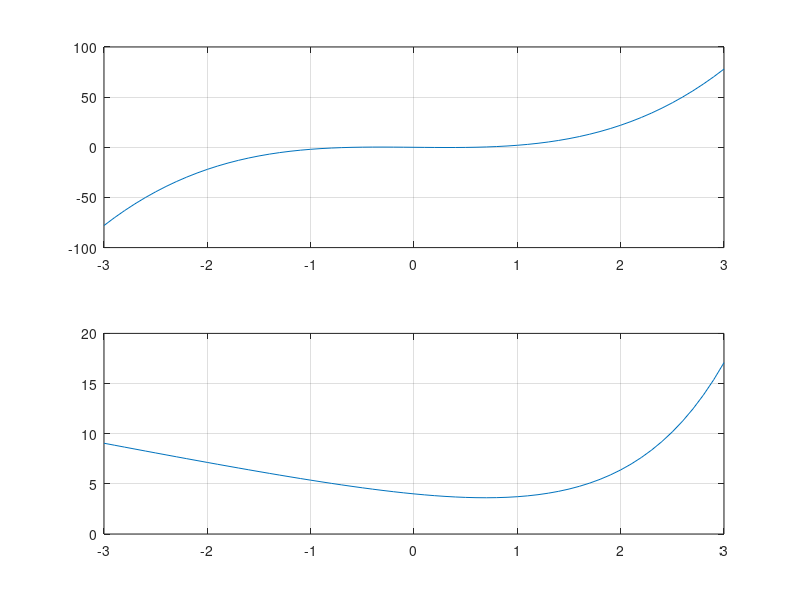

The MATLAB source for this figure:
subplot (2,1,1)
x1=[-3:.1:3];
f=zeros(1,length(x1));
for i=1:length(x1)
    f(i)=3*x1(i)^3-2*x1(i)+x1(i);
end
plot(x1,f)
grid on;

subplot (2,1,2)
x2=[-3:.1:3];
g=zeros(1,length(x2));
for i=1:length(x2)
    g(i)=exp(x2(i))-2*x2(i)+3;
end
plot(x2,g)
grid on;

f(100)=3*100^3-2*100+100; 
 g(10)=exp(10)-2*10+3;
 z=f(100)/g(10)
